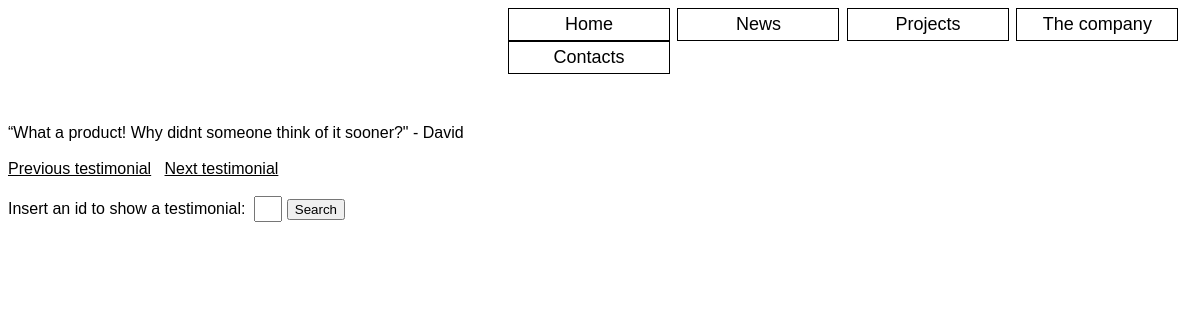
Page /showTestimonial.php?id=4 on the committed database.
### tables this page shows
create table testimonial
   (name		varchar(15)		not null,
   	test        varchar(255)    not null,
    id          integer(2)    not null auto_increment,
    primary key(id));

### showTestimonial.php (the view, shortened to what this page needs)
<!DOCTYPE html>
<html>
<head>
</head>
<body>
	<nav>
		<a href="index.html">
			<div>Home</div>
		</a>
		<a href="news.php">
			<div>News</div>
		</a>
		<a href="projects.html">
			<div>Projects</div>
		</a>
		<a href="company.php">
			<div>The company</div>
		</a>
		<a href="contacts.php">
			<div>Contacts</div>
		</a>
	</nav>
	<?php
		$id = $_GET["id"];
		$counter = 0;
		$host = "db.ist.utl.pt";
		$user = "ist173214";
		$pass = "quhh2828";
		$dbname = $user;
		$db = new PDO("mysql:host=$host;dbname=$dbname", $user, $pass);
		$db->setAttribute(PDO::ATTR_ERRMODE, PDO::ERRMODE_EXCEPTION);
		$all = "SELECT * FROM testimonial;";
		$process = $db->query($all);
		foreach ($process as $row) {
			$counter++;
		}
		$link = "showTestimonial.php?id=";
		$naddr = $link.$_SESSION['next'];
		$paddr = $link.$_SESSION['previous'];
		$sql = "SELECT * FROM testimonial WHERE id=$id;";
		$result=$db->query($sql);
		foreach ($result as $try) {
			$text = $try['test'];
			$name = $try['name'];
			echo($text.' - '.$name.'<br>');
		}
		if ($id === 1) {
			echo "<br>";
			echo "<a href='".$naddr."'>Next testimonial</a>";
			echo "<br><br>";
		} else if ($id < $counter) {
			echo "<br>";
			echo "<a href='".$paddr."'>Previous testimonial</a>&nbsp;&nbsp;&nbsp;";
			echo "<a href='".$naddr."'>Next testimonial</a>";
			echo "<br><br>";
		} else if ($id === $counter) {
			echo "<br>";
			echo "<a href='".$paddr."'>Previous testimonial</a>&nbsp;&nbsp;&nbsp;";
			echo "<br><br>";
		} else {
			echo "<br>";
			echo "There are no more testimonials";
			echo "<br><br>";
		}
	?>
	<link rel="stylesheet" type="text/css" href="main.css">
	<form action="showTestimonial.php" method="GET" class="showTestimonial">
		 Insert an id to show a testimonial: &nbsp;<input type="text" name="id" maxlength="1">
		<input type="submit" value="Search">
	</form>
</body>
</html>

### main.css (style rules this page uses)
* { font-family: sans-serif; color: black; }
nav { margin-left: 500px; margin-bottom: 50px; }
nav > a { text-decoration: none; }
nav > a > div { font-size: 18px; display: inline-block; border: 1px solid black; padding: 5px; margin-right: 3px; text-align: center; width: 150px; }
.showTestimonial input[type="text"] { width: 20px; height: 20px; }

### rows in the picture
testimonial: test "“What a product! Why didnt someone think of it sooner?\"", name "David"
